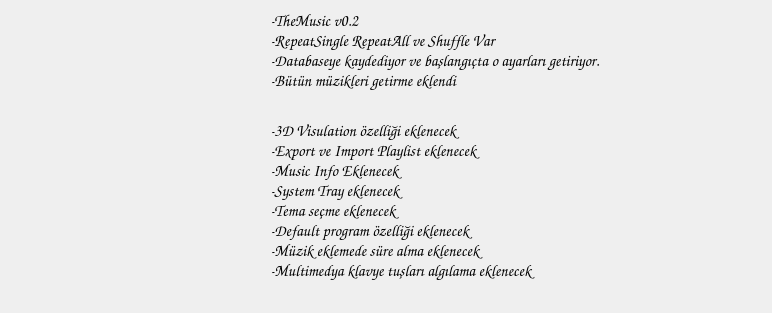
<?xml version="1.0" encoding="UTF-8"?>
<ui version="4.0">
 <class>dialogAboutMe</class>
 <widget class="QDialog" name="dialogAboutMe">
  <property name="geometry">
   <rect>
    <x>0</x>
    <y>0</y>
    <width>772</width>
    <height>313</height>
   </rect>
  </property>
  <property name="windowTitle">
   <string>Hakkımda</string>
  </property>
  <widget class="QLabel" name="lblTCP_Icon">
   <property name="geometry">
    <rect>
     <x>10</x>
     <y>10</y>
     <width>241</width>
     <height>251</height>
    </rect>
   </property>
   <property name="text">
    <string/>
   </property>
   <property name="pixmap">
    <pixmap resource="resimler.qrc">:/tcpIcon</pixmap>
   </property>
  </widget>
  <widget class="QLabel" name="lblAboutText">
   <property name="geometry">
    <rect>
     <x>270</x>
     <y>260</y>
     <width>491</width>
     <height>31</height>
    </rect>
   </property>
   <property name="font">
    <font>
     <family>Comic Sans MS</family>
     <pointsize>12</pointsize>
     <weight>75</weight>
     <bold>true</bold>
    </font>
   </property>
   <property name="text">
    <string>-Multimedya klavye tuşları algılama eklenecek</string>
   </property>
   <property name="alignment">
    <set>Qt::AlignLeading|Qt::AlignLeft|Qt::AlignTop</set>
   </property>
   <property name="margin">
    <number>2</number>
   </property>
  </widget>
  <widget class="QLabel" name="lblAboutText_2">
   <property name="geometry">
    <rect>
     <x>270</x>
     <y>10</y>
     <width>491</width>
     <height>31</height>
    </rect>
   </property>
   <property name="font">
    <font>
     <family>Comic Sans MS</family>
     <pointsize>12</pointsize>
     <weight>75</weight>
     <bold>true</bold>
    </font>
   </property>
   <property name="text">
    <string>-TheMusic v0.2</string>
   </property>
   <property name="alignment">
    <set>Qt::AlignLeading|Qt::AlignLeft|Qt::AlignTop</set>
   </property>
   <property name="margin">
    <number>2</number>
   </property>
  </widget>
  <widget class="QLabel" name="lblAboutText_3">
   <property name="geometry">
    <rect>
     <x>270</x>
     <y>30</y>
     <width>491</width>
     <height>31</height>
    </rect>
   </property>
   <property name="font">
    <font>
     <family>Comic Sans MS</family>
     <pointsize>12</pointsize>
     <weight>75</weight>
     <bold>true</bold>
    </font>
   </property>
   <property name="text">
    <string>-RepeatSingle RepeatAll ve Shuffle Var</string>
   </property>
   <property name="alignment">
    <set>Qt::AlignLeading|Qt::AlignLeft|Qt::AlignTop</set>
   </property>
   <property name="margin">
    <number>2</number>
   </property>
  </widget>
  <widget class="QLabel" name="lblAboutText_4">
   <property name="geometry">
    <rect>
     <x>270</x>
     <y>50</y>
     <width>491</width>
     <height>31</height>
    </rect>
   </property>
   <property name="font">
    <font>
     <family>Comic Sans MS</family>
     <pointsize>12</pointsize>
     <weight>75</weight>
     <bold>true</bold>
    </font>
   </property>
   <property name="text">
    <string>-Databaseye kaydediyor ve başlangıçta o ayarları getiriyor.</string>
   </property>
   <property name="alignment">
    <set>Qt::AlignLeading|Qt::AlignLeft|Qt::AlignTop</set>
   </property>
   <property name="margin">
    <number>2</number>
   </property>
  </widget>
  <widget class="QLabel" name="lblAboutText_5">
   <property name="geometry">
    <rect>
     <x>270</x>
     <y>140</y>
     <width>491</width>
     <height>31</height>
    </rect>
   </property>
   <property name="font">
    <font>
     <family>Comic Sans MS</family>
     <pointsize>12</pointsize>
     <weight>75</weight>
     <bold>true</bold>
    </font>
   </property>
   <property name="text">
    <string>-Export ve Import Playlist eklenecek</string>
   </property>
   <property name="alignment">
    <set>Qt::AlignLeading|Qt::AlignLeft|Qt::AlignTop</set>
   </property>
   <property name="margin">
    <number>2</number>
   </property>
  </widget>
  <widget class="QLabel" name="lblAboutText_6">
   <property name="geometry">
    <rect>
     <x>270</x>
     <y>160</y>
     <width>491</width>
     <height>31</height>
    </rect>
   </property>
   <property name="font">
    <font>
     <family>Comic Sans MS</family>
     <pointsize>12</pointsize>
     <weight>75</weight>
     <bold>true</bold>
    </font>
   </property>
   <property name="text">
    <string>-Music Info Eklenecek</string>
   </property>
   <property name="alignment">
    <set>Qt::AlignLeading|Qt::AlignLeft|Qt::AlignTop</set>
   </property>
   <property name="margin">
    <number>2</number>
   </property>
  </widget>
  <widget class="QLabel" name="lblAboutText_7">
   <property name="geometry">
    <rect>
     <x>270</x>
     <y>180</y>
     <width>491</width>
     <height>31</height>
    </rect>
   </property>
   <property name="font">
    <font>
     <family>Comic Sans MS</family>
     <pointsize>12</pointsize>
     <weight>75</weight>
     <bold>true</bold>
    </font>
   </property>
   <property name="text">
    <string>-System Tray eklenecek</string>
   </property>
   <property name="alignment">
    <set>Qt::AlignLeading|Qt::AlignLeft|Qt::AlignTop</set>
   </property>
   <property name="margin">
    <number>2</number>
   </property>
  </widget>
  <widget class="QLabel" name="lblAboutText_8">
   <property name="geometry">
    <rect>
     <x>270</x>
     <y>200</y>
     <width>491</width>
     <height>31</height>
    </rect>
   </property>
   <property name="font">
    <font>
     <family>Comic Sans MS</family>
     <pointsize>12</pointsize>
     <weight>75</weight>
     <bold>true</bold>
    </font>
   </property>
   <property name="text">
    <string>-Tema seçme eklenecek</string>
   </property>
   <property name="alignment">
    <set>Qt::AlignLeading|Qt::AlignLeft|Qt::AlignTop</set>
   </property>
   <property name="margin">
    <number>2</number>
   </property>
  </widget>
  <widget class="QLabel" name="lblAboutText_9">
   <property name="geometry">
    <rect>
     <x>270</x>
     <y>220</y>
     <width>491</width>
     <height>31</height>
    </rect>
   </property>
   <property name="font">
    <font>
     <family>Comic Sans MS</family>
     <pointsize>12</pointsize>
     <weight>75</weight>
     <bold>true</bold>
    </font>
   </property>
   <property name="text">
    <string>-Default program özelliği eklenecek</string>
   </property>
   <property name="alignment">
    <set>Qt::AlignLeading|Qt::AlignLeft|Qt::AlignTop</set>
   </property>
   <property name="margin">
    <number>2</number>
   </property>
  </widget>
  <widget class="QLabel" name="lblAboutText_10">
   <property name="geometry">
    <rect>
     <x>270</x>
     <y>240</y>
     <width>491</width>
     <height>31</height>
    </rect>
   </property>
   <property name="font">
    <font>
     <family>Comic Sans MS</family>
     <pointsize>12</pointsize>
     <weight>75</weight>
     <bold>true</bold>
    </font>
   </property>
   <property name="text">
    <string>-Müzik eklemede süre alma eklenecek</string>
   </property>
   <property name="alignment">
    <set>Qt::AlignLeading|Qt::AlignLeft|Qt::AlignTop</set>
   </property>
   <property name="margin">
    <number>2</number>
   </property>
  </widget>
  <widget class="QLabel" name="lblAboutText_11">
   <property name="geometry">
    <rect>
     <x>270</x>
     <y>70</y>
     <width>491</width>
     <height>31</height>
    </rect>
   </property>
   <property name="font">
    <font>
     <family>Comic Sans MS</family>
     <pointsize>12</pointsize>
     <weight>75</weight>
     <bold>true</bold>
    </font>
   </property>
   <property name="text">
    <string>-Bütün müzikleri getirme eklendi</string>
   </property>
   <property name="alignment">
    <set>Qt::AlignLeading|Qt::AlignLeft|Qt::AlignTop</set>
   </property>
   <property name="margin">
    <number>2</number>
   </property>
  </widget>
  <widget class="QLabel" name="lblAboutText_12">
   <property name="geometry">
    <rect>
     <x>270</x>
     <y>120</y>
     <width>491</width>
     <height>31</height>
    </rect>
   </property>
   <property name="font">
    <font>
     <family>Comic Sans MS</family>
     <pointsize>12</pointsize>
     <weight>75</weight>
     <bold>true</bold>
    </font>
   </property>
   <property name="text">
    <string>-3D Visulation özelliği eklenecek</string>
   </property>
   <property name="alignment">
    <set>Qt::AlignLeading|Qt::AlignLeft|Qt::AlignTop</set>
   </property>
   <property name="margin">
    <number>2</number>
   </property>
  </widget>
 </widget>
 <resources>
  <include location="resimler.qrc"/>
 </resources>
 <connections/>
</ui>
